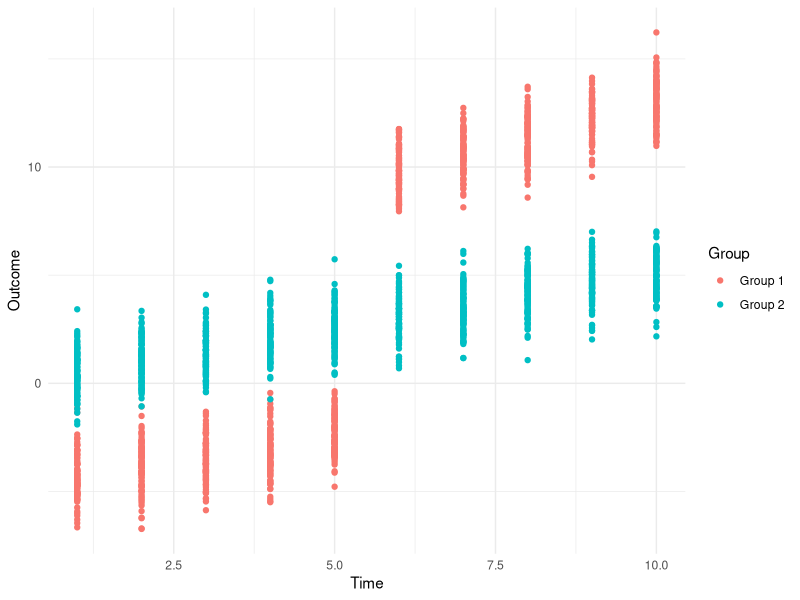

This chart was generated by the following R code: (Note: this script raises an error after producing the figure.)
# Load required libraries
library(dplyr)
library(ggplot2)
library(broom) # for tidy function
library(plm)

# Set seed for reproducibility
set.seed(113)

# Number of individuals per group
n_per_group <- 100

# Number of time periods
n_periods <- 10

# Time variable
time <- 1:n_periods

# Treatment period : creation d'une nouvelle variable
tp=n_periods/2

# Generate synthetic data
data <- data.frame(
  Group = rep(c("Group 1", "Group 2"), each = n_per_group * n_periods),
  Individual = rep(rep(1:n_per_group, each = n_periods), times = 2),
  Time = rep(time, times = 2 * n_per_group),
  stringsAsFactors = FALSE
)

# data = data %>% group_by(Individual) %>% mutate(Treatment = ifelse(Time > 50 & Group == "Group 1", 1, 0),
#                                                 Outcome = rnorm(2 * n_periods, mean = ifelse(Treatment == 1, 2+0.5*Time+5, -5+0.5*Time))) %>% distinct()

data = data %>% group_by(Individual) %>% mutate(Treatment = ifelse(Time > tp & Group == "Group 1", 1, 0),
                                                Outcome = rnorm(2 * n_periods, mean = case_when(
                                                  Treatment == 1 & Group== "Group 1" ~ -5+0.5*Time+10+0.3*Time,
                                                  Treatment == 0 & Group== "Group 1" ~ -5+0.5*Time,
                                                  TRUE ~ 0.5*Time))) %>% distinct() %>%
  group_by(Individual, Group) %>% mutate(TreatmentPeriod = if(is.na(which(Treatment>0)[1])){0}else{which(Treatment>0)[1]})

# Rename individuals to be unique
data$Individual = rep(1:(n_per_group*2), each = n_periods)

# Plot the simulated data
ggplot(data, aes(x = Time, y = Outcome, color = Group, linetype = factor(Treatment))) +
  geom_point() +
  labs(x = "Time", y = "Outcome", color = "Group", linetype = "Treatment") +
  theme_minimal()

# Estimate DiD parameters using linear regression
diD_model <- lm(Outcome ~ Treatment + Time + Treatment:Time + Group, data = data)

# Display DiD model summary
summary(diD_model)


data2 = data[data$Group == "Group 1",]

diD_model2 <- lm(Outcome ~ Treatment + Time + Treatment:Time, data = data2)

# Display DiD model summary
summary(diD_model2)


# Event study approach

# generate leads and lags of the treatment
t0 = 3 # Number of periods before the event
t1 = 5 # Number of periods after the event
Dtl2 <- sapply(-t0:t1, function(l) {1*((data2$Time == data2$TreatmentPeriod + l) & (data2$TreatmentPeriod > 0))})
Dtl2 <- as.data.frame(Dtl2)
cnames1 <- paste0("Dtmin", t0:1)
colnames(Dtl2) <- c(cnames1, paste0("Dt", 0:t1))
data2 <- cbind.data.frame(data2, Dtl2)
row.names(data2) <- NULL

# panel regression
pdata2 = pdata.frame(data2, index = c("Individual", "Time", "Group"))
# table(index(pdata))

es2 <- plm(as.formula(paste("Outcome ~", paste(colnames(Dtl2), collapse="+"))), data = pdata2, model = "within", effect = "twoways")

summary(es2)

# Plot
coefs1 <- coef(es)
ses1 <- sqrt(diag(summary(es)$vcov))
idx.pre <- 1:t0
idx.post <- (t1-1):length(coefs1)
coefs <- c(coefs1[idx.pre], 0, coefs1[idx.post])
ses <- c(ses1[idx.pre], 0, ses1[idx.post])
exposure <- -t0:t1

cmat <- data.frame(coefs=coefs, ses=ses, exposure=exposure)

ggplot(data = cmat, mapping = aes(y = coefs, x = exposure)) +
  geom_line(linetype = "dashed") +
  geom_point() +
  geom_errorbar(aes(ymin = (coefs-1.96*ses), ymax = (coefs+1.96*ses)), width = 0.2) +
  theme_bw()



vector1 <- c(11.813319, 12.143966, 12.360421, 12.622093,     
             13.214026)
df1 = data.frame(y = vector1, x = c(0, 1, 2, 3, 4))


maregression = lm(y~x, data = df1)

summary(maregression)
